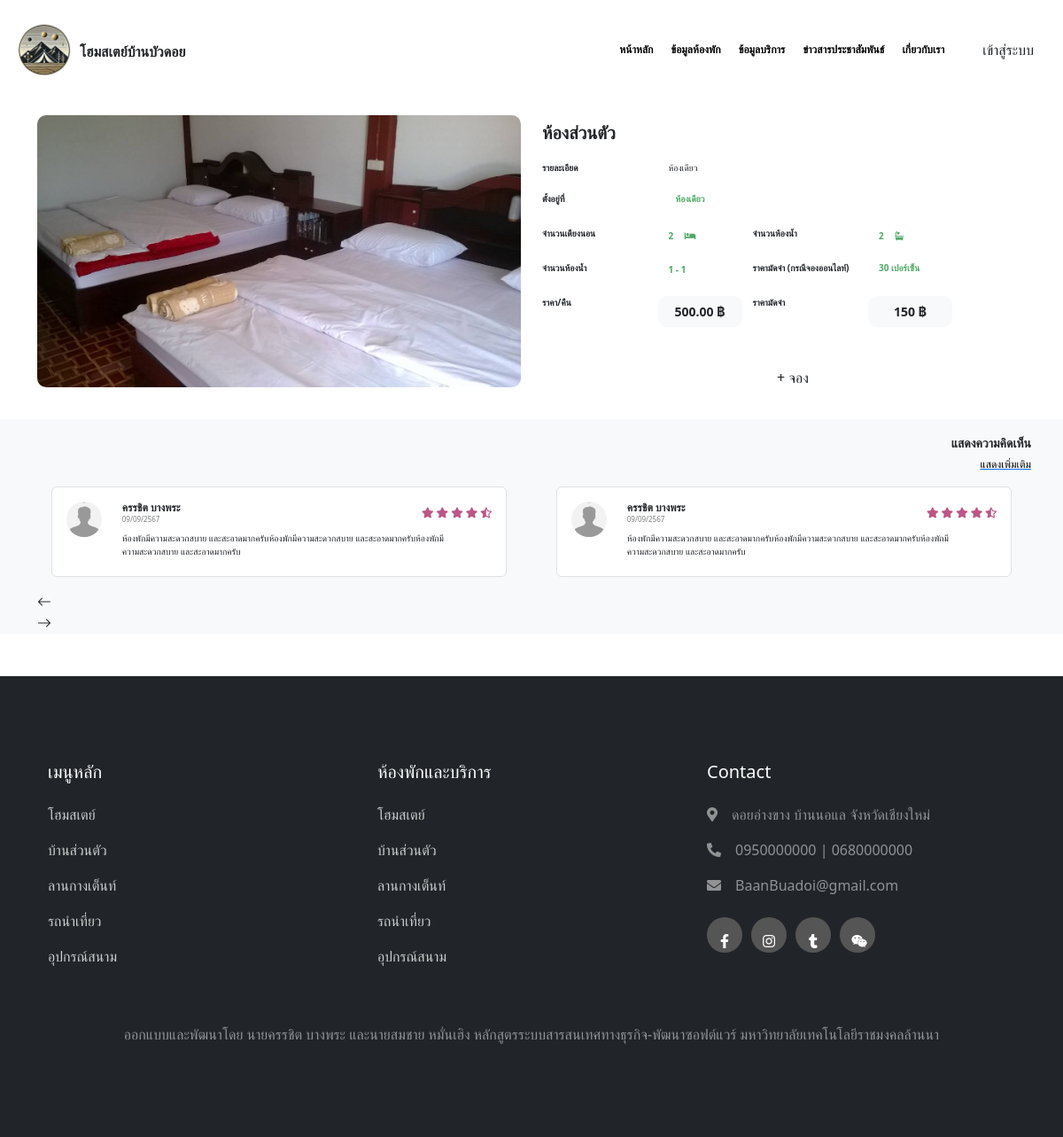
Page /deteil_product.php?id=11 on the earlier database version.
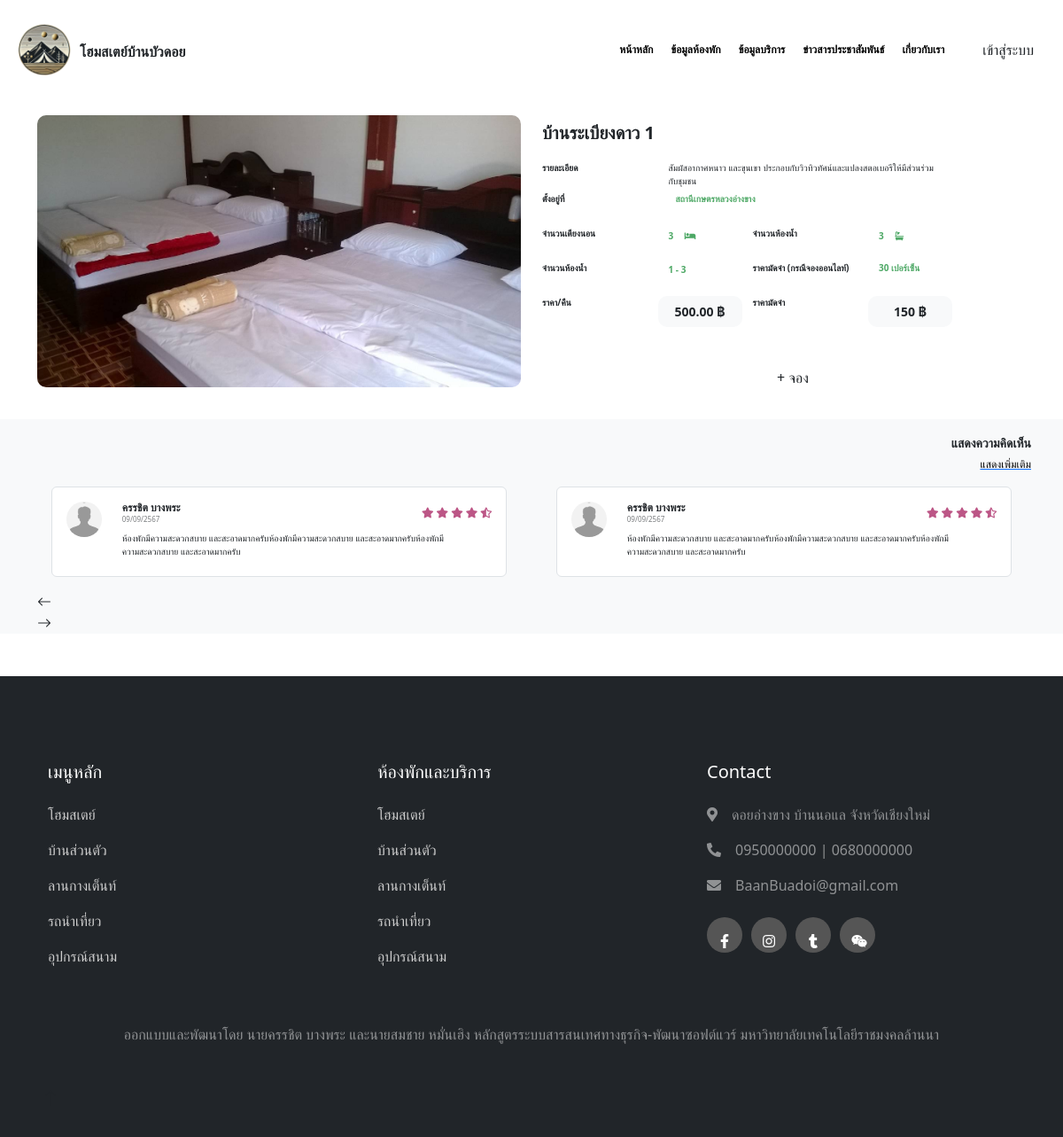
Same page on the later database version.
### tables this page shows
CREATE TABLE `room_product` (
  `roomID` smallint(5) UNSIGNED ZEROFILL NOT NULL,
  `roomPrice` decimal(8,2) NOT NULL,
  `roomName` varchar(100) NOT NULL,
  `roomDetail` varchar(500) NOT NULL,
  `roomBed` smallint(3) NOT NULL,
  `roomBath` smallint(3) NOT NULL,
  `roomLocation` varchar(500) NOT NULL,
  `roomPic` varchar(100) NOT NULL,
  `roomMax` smallint(2) NOT NULL,
  `roomMin` tinyint(1) NOT NULL,
  `stdID` smallint(5) UNSIGNED ZEROFILL NOT NULL
);

### deteil_product.php (the view, shortened to what the changed rows need)
<?php
$db_con = connect_db();
$id = $_GET['id'];
$query = $db_con->prepare("SELECT * FROM room_product WHERE roomID = :id");
$query->bindParam(':id', $id, PDO::PARAM_INT);
$query->execute();
$room = $query->fetch(PDO::FETCH_ASSOC);
$price = $room['roomPrice'];
$deposit = ($price * 30) / 100;
?>
<!DOCTYPE html>
<html lang="en">
<head>
    <link href="https://cdn.jsdelivr.net/npm/bootstrap@5.0.2/dist/css/bootstrap.min.css" rel="stylesheet">
    <link rel="stylesheet" href="tabbar_view/nav_bar.css">
    <link rel="stylesheet" href="style1.css">
    <link rel="stylesheet" href="https://cdn.lineicons.com/3.0/lineicons.css">
    <link href="https://cdnjs.cloudflare.com/ajax/libs/font-awesome/5.10.0/css/all.min.css" rel="stylesheet">
    <link href="https://cdn.jsdelivr.net/npm/bootstrap-icons@1.4.1/font/bootstrap-icons.css" rel="stylesheet">
    <link href="lib/owlcarousel/assets/owl.carousel.min.css" rel="stylesheet">
    <link href="css/bootstrap.min.css" rel="stylesheet">
</head>
<body>
    <div class="container-xxl bg-white p-0">
        <div class="container mt-5">
            <div class="row">
                <div class="col-md-6 mb-3" id="deteil_img">
                    <?php if (isset($room['roomPic'])): ?>
                        <img style="border-radius: 10px;" src="img/room_pic/<?php echo htmlspecialchars($room['roomPic']); ?>" alt="Room Image" class="img-fluid">
                    <?php endif; ?>
                </div>
                <div class="col-md-6 mt-2" id="deteil_text" style="font-size: 10px;">
                    <h1 class="fw-bold" style="font-size: 20px; margin-bottom: 20px;"><?php echo htmlspecialchars($room['roomName']); ?></h1>
                        <div class="row mb-1">
                            <div class="col-md-3 fw-bold"><p>รายละเอียด</p></div>
                            <div class="col-md-7"><?php echo htmlspecialchars($room['roomDetail']); ?></div>
                        </div>
                        <div class="row mb-2">
                            <div class="col-md-3 fw-bold"><p>ตั้งอยู่ที่</p></div>
                            <div style="color:#4DA865; " class="col-md-7 fw-bold"><i class="lni lni-map-marker me-2" style=""></i><?php echo htmlspecialchars($room['roomLocation']); ?></div>
                        </div>
                        <div class="row mb-2">
                            <div class="col-md-3 fw-bold"><p>จำนวนเตียงนอน</p></div>
                            <div style="color:#4DA865; " class="col-md-2 fw-bold"><?php echo htmlspecialchars($room['roomBed']); ?> <i class="fa fa-bed me-2" style="padding: 5px; margin-left: 5px;"></i></div>
                            <div class="col-md-3 fw-bold"><p>จำนวนห้องน้ำ</p></div>
                            <div style="color:#4DA865; " class="col-md-2 fw-bold"><?php echo htmlspecialchars($room['roomBed']); ?> <i class="fa fa-bath me-2" style="padding: 5px; margin-left: 5px;"></i></div>
                        </div>
                        <div class="row mb-2">
                            <div class="col-md-3 fw-bold"><p>จำนวนห้องน้ำ</p></div>
                            <div style="color:#4DA865; " class="col-md-2 fw-bold"><?php echo htmlspecialchars($room['roomMin']); ?> - <?php echo htmlspecialchars($room['roomMax']);?> </div>
                            <div class="col-md-3 fw-bold"><p>ราคามัดจำ (กรณีจองออนไลท์)</p></div>
                            <div style="color:#4DA865; " class="col-md-2 fw-bold">30 เปอร์เซ็น</div>
                        </div>
                        <div class="row mb-2">
                            <div class="col-md-3 fw-bold"><p>ราคา/คืน</p></div>
                            <div class="col-md-2 bg-light text-center" style="margin:0; padding:0; border-radius: 10px;"><h3 class="fw-bold" style="font-size:14px; margin-top:10px;"><?php echo $price ?> ฿</h3></div>
                            <div class="col-md-3 fw-bold"><p>ราคามัดจำ</p></div>
                            <div class="col-md-2 bg-light text-center" style="margin:0; padding:0; border-radius: 10px;"><h3 class="fw-bold" style="font-size:14px; margin-top:10px;"><?php echo $deposit ?> ฿</h3></div>
                        </div>
                    <br><br>
                    <button class="btn btn-custom" style="width: 100%;"> + จอง </button>
                </div>
            </div>
        </div>
    </div>
</body>
</html>

Differences in the rows shown:
changed room_product: roomName "ห้องส่วนตัว" → "บ้านระเบียงดาว 1"; roomDetail "ห้องเดียว" → "สัมผัสอากาศหนาว และขุนเขา ประกอบกับวิวทิวทัศน์และแปลงสตอเบอรีให้มีส่วนร่วมกับชุมชน"; roomLocation "ห้องเดียว" → "สถานีเกษตรหลวงอ่างขาง"; roomBed "2" → "3"; roomMax "1" → "3"
